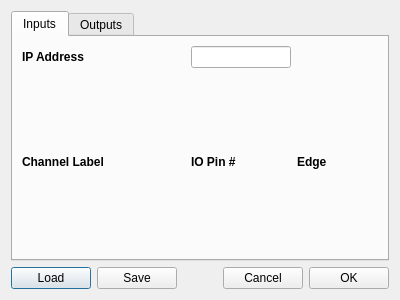
<?xml version="1.0" encoding="UTF-8"?>
<ui version="4.0">
 <class>SettingsDialog</class>
 <widget class="QDialog" name="SettingsDialog">
  <property name="geometry">
   <rect>
    <x>0</x>
    <y>0</y>
    <width>400</width>
    <height>300</height>
   </rect>
  </property>
  <property name="windowTitle">
   <string>Dialog</string>
  </property>
  <layout class="QVBoxLayout" name="verticalLayout_2">
   <item>
    <layout class="QVBoxLayout" name="verticalLayout">
     <item>
      <widget class="QTabWidget" name="settingsTabWidget">
       <property name="sizePolicy">
        <sizepolicy hsizetype="Expanding" vsizetype="Expanding">
         <horstretch>2</horstretch>
         <verstretch>2</verstretch>
        </sizepolicy>
       </property>
       <property name="currentIndex">
        <number>0</number>
       </property>
       <widget class="QWidget" name="inputSettingsTab">
        <attribute name="title">
         <string>Inputs</string>
        </attribute>
        <layout class="QGridLayout" name="gridLayout_2">
         <item row="1" column="0">
          <widget class="QLabel" name="label">
           <property name="sizePolicy">
            <sizepolicy hsizetype="Preferred" vsizetype="Preferred">
             <horstretch>2</horstretch>
             <verstretch>0</verstretch>
            </sizepolicy>
           </property>
           <property name="font">
            <font>
             <weight>75</weight>
             <bold>true</bold>
            </font>
           </property>
           <property name="text">
            <string>Channel Label</string>
           </property>
          </widget>
         </item>
         <item row="0" column="0">
          <widget class="QLabel" name="label_7">
           <property name="font">
            <font>
             <weight>75</weight>
             <bold>true</bold>
            </font>
           </property>
           <property name="text">
            <string>IP Address</string>
           </property>
          </widget>
         </item>
         <item row="1" column="1">
          <widget class="QLabel" name="label_2">
           <property name="sizePolicy">
            <sizepolicy hsizetype="Preferred" vsizetype="Preferred">
             <horstretch>1</horstretch>
             <verstretch>0</verstretch>
            </sizepolicy>
           </property>
           <property name="font">
            <font>
             <weight>75</weight>
             <bold>true</bold>
            </font>
           </property>
           <property name="text">
            <string>IO Pin #</string>
           </property>
          </widget>
         </item>
         <item row="0" column="1">
          <widget class="QLineEdit" name="textInputIPAddress">
           <property name="minimumSize">
            <size>
             <width>100</width>
             <height>0</height>
            </size>
           </property>
           <property name="alignment">
            <set>Qt::AlignCenter</set>
           </property>
          </widget>
         </item>
         <item row="1" column="2">
          <widget class="QLabel" name="label_3">
           <property name="sizePolicy">
            <sizepolicy hsizetype="Preferred" vsizetype="Preferred">
             <horstretch>1</horstretch>
             <verstretch>0</verstretch>
            </sizepolicy>
           </property>
           <property name="font">
            <font>
             <weight>75</weight>
             <bold>true</bold>
            </font>
           </property>
           <property name="text">
            <string>Edge</string>
           </property>
          </widget>
         </item>
        </layout>
       </widget>
       <widget class="QWidget" name="outputSettingsTab">
        <attribute name="title">
         <string>Outputs</string>
        </attribute>
        <layout class="QGridLayout" name="gridLayout">
         <item row="1" column="1">
          <widget class="QLabel" name="label_5">
           <property name="sizePolicy">
            <sizepolicy hsizetype="Preferred" vsizetype="Preferred">
             <horstretch>1</horstretch>
             <verstretch>0</verstretch>
            </sizepolicy>
           </property>
           <property name="font">
            <font>
             <weight>75</weight>
             <bold>true</bold>
            </font>
           </property>
           <property name="text">
            <string>IO Pin#</string>
           </property>
          </widget>
         </item>
         <item row="1" column="2">
          <widget class="QLabel" name="label_6">
           <property name="sizePolicy">
            <sizepolicy hsizetype="Preferred" vsizetype="Preferred">
             <horstretch>1</horstretch>
             <verstretch>0</verstretch>
            </sizepolicy>
           </property>
           <property name="font">
            <font>
             <weight>75</weight>
             <bold>true</bold>
            </font>
           </property>
           <property name="text">
            <string>Pulse Duration</string>
           </property>
          </widget>
         </item>
         <item row="0" column="0">
          <widget class="QLabel" name="label_8">
           <property name="font">
            <font>
             <weight>75</weight>
             <bold>true</bold>
            </font>
           </property>
           <property name="text">
            <string>IP Address</string>
           </property>
          </widget>
         </item>
         <item row="0" column="1">
          <widget class="QLineEdit" name="textOutputIPAddress">
           <property name="minimumSize">
            <size>
             <width>100</width>
             <height>0</height>
            </size>
           </property>
           <property name="alignment">
            <set>Qt::AlignCenter</set>
           </property>
          </widget>
         </item>
         <item row="1" column="0">
          <widget class="QLabel" name="label_4">
           <property name="sizePolicy">
            <sizepolicy hsizetype="Expanding" vsizetype="Preferred">
             <horstretch>2</horstretch>
             <verstretch>0</verstretch>
            </sizepolicy>
           </property>
           <property name="font">
            <font>
             <weight>75</weight>
             <bold>true</bold>
            </font>
           </property>
           <property name="text">
            <string>Channel Label</string>
           </property>
          </widget>
         </item>
        </layout>
       </widget>
      </widget>
     </item>
     <item>
      <layout class="QHBoxLayout" name="horizontalLayout">
       <item>
        <widget class="QPushButton" name="buttonLoad">
         <property name="text">
          <string>Load</string>
         </property>
        </widget>
       </item>
       <item>
        <widget class="QPushButton" name="buttonSave">
         <property name="text">
          <string>Save</string>
         </property>
        </widget>
       </item>
       <item>
        <spacer name="horizontalSpacer">
         <property name="orientation">
          <enum>Qt::Horizontal</enum>
         </property>
         <property name="sizeHint" stdset="0">
          <size>
           <width>40</width>
           <height>20</height>
          </size>
         </property>
        </spacer>
       </item>
       <item>
        <widget class="QPushButton" name="buttonCancel">
         <property name="text">
          <string>Cancel</string>
         </property>
        </widget>
       </item>
       <item>
        <widget class="QPushButton" name="buttonOK">
         <property name="text">
          <string>OK</string>
         </property>
        </widget>
       </item>
      </layout>
     </item>
    </layout>
   </item>
  </layout>
 </widget>
 <resources/>
 <connections>
  <connection>
   <sender>buttonOK</sender>
   <signal>clicked()</signal>
   <receiver>SettingsDialog</receiver>
   <slot>accept()</slot>
   <hints>
    <hint type="sourcelabel">
     <x>335</x>
     <y>272</y>
    </hint>
    <hint type="destinationlabel">
     <x>301</x>
     <y>263</y>
    </hint>
   </hints>
  </connection>
  <connection>
   <sender>buttonCancel</sender>
   <signal>clicked()</signal>
   <receiver>SettingsDialog</receiver>
   <slot>reject()</slot>
   <hints>
    <hint type="sourcelabel">
     <x>255</x>
     <y>275</y>
    </hint>
    <hint type="destinationlabel">
     <x>199</x>
     <y>149</y>
    </hint>
   </hints>
  </connection>
 </connections>
</ui>
